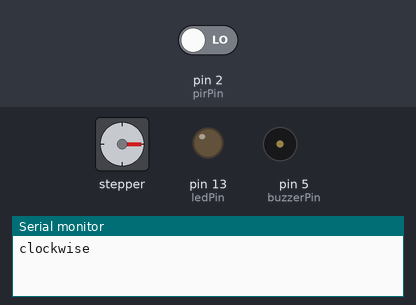
Simulated run of this sketch. Board: Arduino Uno, built with avr-gcc and run on an emulated ATmega328P. Shown: stepper motor, output pins drawn as LEDs (lit = HIGH), buzzer (waves = sounding), the last lines printed to the serial monitor. The test bench sets the inputs (shaded band); at power-on: pin 2 (pirPin) LOW. Stepper angles assume 2048 steps per turn.

Above: at 3.1 s.
3.2 s: pin 2 (pirPin) driven HIGH
At 4.2 s:
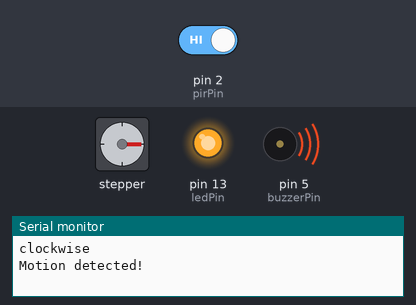
6.2 s: pin 2 (pirPin) driven LOW
At 9.1 s:
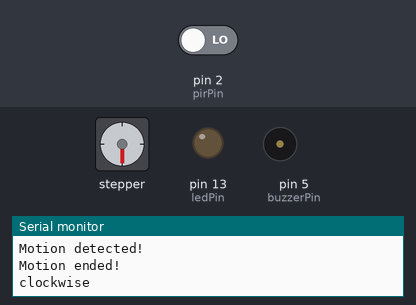
9.2 s: pin 2 (pirPin) driven HIGH
At 9.9 s:
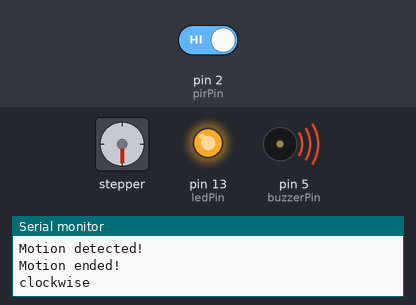
Timing chart, 0 to 24.7 s (numbered marks = the images above; inputs shaded):
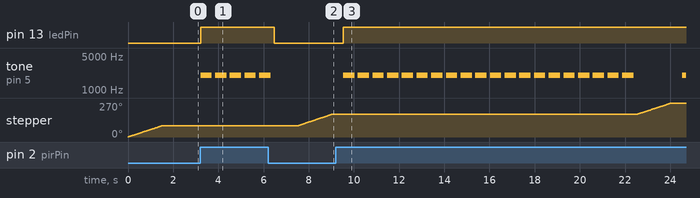

Measured:
- after the input at 3.2 s, pin 13 (ledPin): LOW → HIGH at once; tone on pin 5 (buzzerPin): alternates 2000 Hz for 0.50 s and silent for 0.15 s, starting at once; stepper: stops changing and stays 90°
- after the input at 6.2 s, pin 13 (ledPin): HIGH → LOW after 0.26 s; tone on pin 5 (buzzerPin): goes on until 6.3 s, then stays silent; stepper: keeps turning clockwise at about 60°/s, starting after 1.3 s
- after the input at 9.2 s, pin 13 (ledPin): LOW → HIGH after 0.33 s; tone on pin 5 (buzzerPin): goes 19 × (2000 Hz 0.50 s, silent 0.15 s), 2000 Hz 0.50 s, silent 2.2 s, then 2000 Hz, starting after 0.33 s
- by itself, stepper: turns 90° clockwise in 1.5 s

The sketch:

project_finish.ino
```cpp
#include <Stepper.h>

// Define connection pins:
#define buzzerPin 5
#define pirPin 2
#define ledPin 13

//Define the Motor inputpins
int in1Pin = 8;
int in2Pin = 9;
int in3Pin = 10;
int in4Pin = 11;
const int stepsPerRevolution = 2048;// Update the number of steps per revolution required for your motor
// Create a stepper object
// Note: We are using 28BYJ-48 5VDC Stepper Motor, for this motor, we need to set wiring sequence to (1-3-2-4) instead of (1-2-3-4)
Stepper motor(stepsPerRevolution, in1Pin, in3Pin, in2Pin, in4Pin);

// Create variables:
int val = 0;
bool motionState = false; // We start with no motion detected.

void setup() {
  // Configure the pins as input or output:
  pinMode(buzzerPin, OUTPUT);
  pinMode(ledPin, OUTPUT);
  pinMode(pirPin, INPUT);

  int user_speed=10;   // Read entered integer value and store it in a variable
  motor.setSpeed(user_speed);  // Set stepper motor speed to user defined speed

  // Begin serial communication at a baud rate of 9600:
  Serial.begin(9600);
}

void loop() {
  for(int AngleDivision=0; AngleDivision<4; AngleDivision++){
      Serial.println("clockwise"); // print text on serial monitor
      motor.step(stepsPerRevolution/4); // rotate motor in clockwise direction for one revolution
      delay(500);
       for(int checkTime=0; checkTime<20;checkTime++){
          check();
       }
  }
  for(int AngleDivision=0; AngleDivision<4; AngleDivision++){
      Serial.println("clockwise"); // print text on serial monitor
      motor.step(-stepsPerRevolution/4); // rotate motor in clockwise direction for one revolution
      delay(500);
       for(int checkTime=0; checkTime<20;checkTime++){
          check();
       }
  }
}


//function to check the animal is there or not
void check(){
   // Read out the pirPin and store as val:
  val = digitalRead(pirPin);

  // If motion is detected (pirPin = HIGH), do the following:
  if (val == HIGH) {
    digitalWrite(ledPin, HIGH); // Turn on the on-board LED.
    alarm(500, 2000);  // Call the alarm(duration, frequency) function.
    delay(150);

    // Change the motion state to true (motion detected):
    if (motionState == false) {
      Serial.println("Motion detected!");
      motionState = true;
    }
  }

  // If no motion is detected (pirPin = LOW), do the following:
  else {
    digitalWrite(ledPin, LOW); // Turn off the on-board LED.
    noTone(buzzerPin); // Make sure no tone is played when no motion is detected.
    delay(150);

    // Change the motion state to false (no motion):
    if (motionState == true) {
      Serial.println("Motion ended!");
      motionState = false;
    }
  }
}

// Function to create a tone with parameters duration and frequency:
void alarm(long duration, int freq) {
  tone(buzzerPin, freq);
  delay(duration);
  noTone(buzzerPin);
}
```
